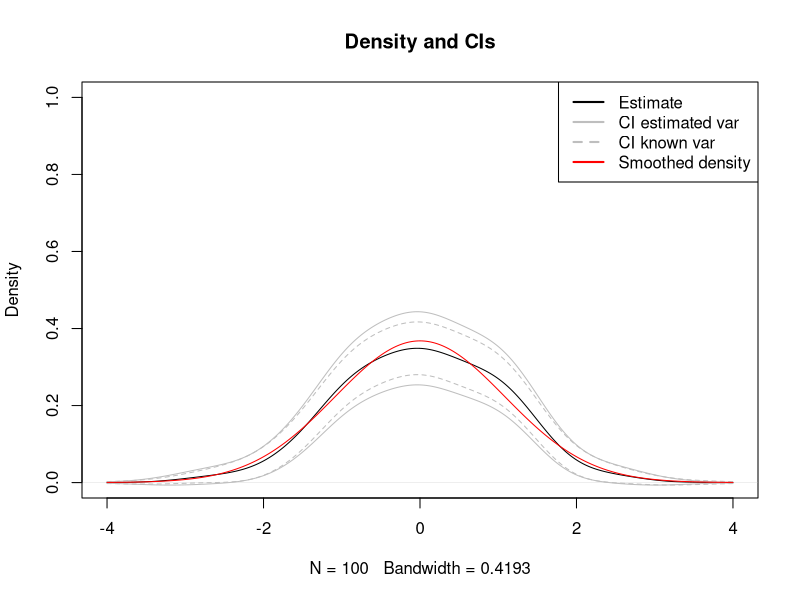
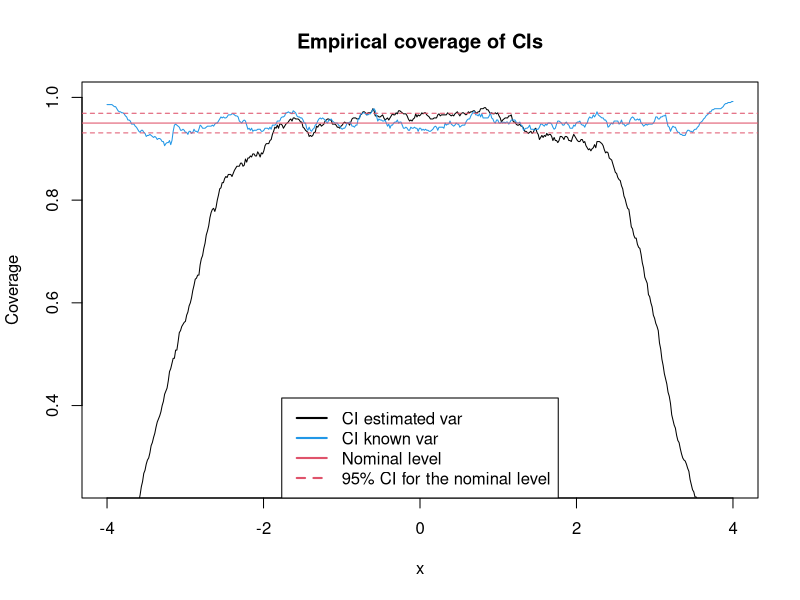
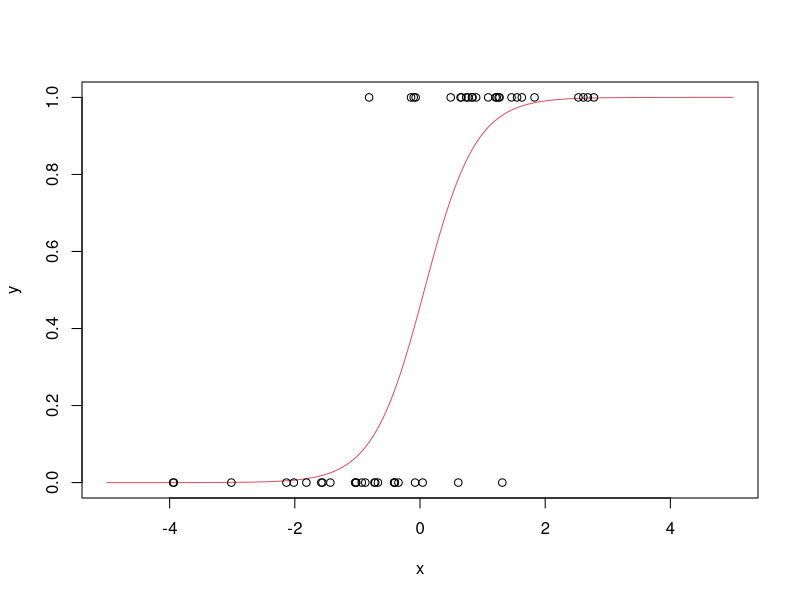

Generate these figures, in order, with R:

## ------------------------------------------------------------------------
## Name: 07-appendix.R
## Description: Script for Chapter 7 of "Notes for Nonparametric Statistics"
## Link: https://bookdown.org/egarpor/NP-UC3M/
## License: https://creativecommons.org/licenses/by-nc-nd/4.0/
## Author: Eduardo García-Portugués
## ------------------------------------------------------------------------

## ---- ci-1, fig.cap = '(ref:ci-1-title)', fig.margin = FALSE---------------------
# R(K) for a normal
Rk <- 1 / (2 * sqrt(pi))

# Generate a sample from a N(mu, sigma^2)
n <- 100
mu <- 0
sigma <- 1
set.seed(123456)
x <- rnorm(n = n, mean = mu, sd = sigma)

# Compute the kde (NR bandwidth)
kde <- density(x = x, from = -4, to = 4, n = 1024, bw = "nrd")

# Selected bandwidth
h <- kde$bw

# Estimate the variance
var_kde_hat <- kde$y * Rk / (n * h)

# True expectation and variance (because the density is a normal)
E_kde <- dnorm(x = kde$x, mean = mu, sd = sqrt(sigma^2 + h^2))
var_kde <- (dnorm(kde$x, mean = mu, sd = sqrt(h^2 / 2 + sigma^2)) /
              (2 * sqrt(pi) * h) - E_kde^2) / n

# CI with estimated variance
alpha <- 0.05
z_alpha2 <- qnorm(1 - alpha / 2)
ci_low_1 <- kde$y - z_alpha2 * sqrt(var_kde_hat)
ci_up_1 <- kde$y + z_alpha2 * sqrt(var_kde_hat)

# CI with known variance
ci_low_2 <- kde$y - z_alpha2 * sqrt(var_kde)
ci_up_2 <- kde$y + z_alpha2 * sqrt(var_kde)

# Plot estimate, CIs and expectation
plot(kde, main = "Density and CIs", ylim = c(0, 1))
lines(kde$x, ci_low_1, col = "gray")
lines(kde$x, ci_up_1, col = "gray")
lines(kde$x, ci_low_2, col = "gray", lty = 2)
lines(kde$x, ci_up_2, col = "gray", lty = 2)
lines(kde$x, E_kde, col = "red")
legend("topright", legend = c("Estimate", "CI estimated var",
                              "CI known var", "Smoothed density"),
       col = c("black", "gray", "gray", "red"), lwd = 2, lty = c(1, 1, 2, 1))

## ---- ci-2, fig.cap = '(ref:ci-2-title)', fig.margin = FALSE---------------------
# Simulation setting
n <- 200; h <- 0.15
mu <- 0; sigma <- 1 # Normal parameters
M <- 5e2 # Number of replications in the simulation
n_grid <- 512 # Number of x's for computing the kde
alpha <- 0.05; z_alpha2 <- qnorm(1 - alpha / 2) # alpha for CI

# Compute expectation and variance
kde <- density(x = 0, bw = h, from = -4, to = 4, n = n_grid) # Just for kde$x
E_kde <- dnorm(x = kde$x, mean = mu, sd = sqrt(sigma^2 + h^2))
var_kde <- (dnorm(kde$x, mean = mu, sd = sqrt(h^2 / 2 + sigma^2)) /
              (2 * sqrt(pi) * h) - E_kde^2) / n

# For storing if the mean is inside the CI
inside_ci_1 <- inside_ci_2 <- matrix(nrow = M, ncol = n_grid)

# Simulation
set.seed(12345)
for (i in 1:M) {

  # Sample & kde
  x <- rnorm(n = n, mean = mu, sd = sigma)
  kde <- density(x = x, bw = h, from = -4, to = 4, n = n_grid)
  sd_kde_hat <- sqrt(kde$y * Rk / (n * h))

  # CI with estimated variance
  ci_low_1 <- kde$y - z_alpha2 * sd_kde_hat
  ci_up_1 <- kde$y + z_alpha2 * sd_kde_hat

  # CI with known variance
  ci_low_2 <- kde$y - z_alpha2 * sqrt(var_kde)
  ci_up_2 <- kde$y + z_alpha2 * sqrt(var_kde)

  # Check if for each x the mean is inside the CI
  inside_ci_1[i, ] <- E_kde > ci_low_1 & E_kde < ci_up_1
  inside_ci_2[i, ] <- E_kde > ci_low_2 & E_kde < ci_up_2

}

# Plot results
plot(kde$x, colMeans(inside_ci_1), ylim = c(0.25, 1), type = "l",
     main = "Empirical coverage of CIs", xlab = "x", ylab = "Coverage")
lines(kde$x, colMeans(inside_ci_2), col = 4)
abline(h = 1 - alpha, col = 2)
abline(h = 1 - alpha + c(-1, 1) * qnorm(0.975) *
         sqrt(alpha * (1 - alpha) / M), col = 2, lty = 2)
legend(x = "bottom", legend = c("CI estimated var", "CI known var",
                                "Nominal level", 
                                "95% CI for the nominal level"),
       col = c(1, 4, 2, 2), lwd = 2, lty = c(1, 1, 1, 2))

## ---- manipulate-1, eval = FALSE-------------------------------------------------
## # Sample
## x <- rnorm(100)
## 
## # Simple plot of kde for varying h
## manipulate::manipulate({
## 
##   kde <- density(x = x, from = -4, to = 4, bw = h)
##   plot(kde, ylim = c(0, 1), type = "l", main = "")
##   curve(dnorm(x), from = -4, to = 4, col = 2, add = TRUE)
##   rug(x)
## 
## }, h = manipulate::slider(min = 0.01, max = 2, initial = 0.5, step = 0.01))

## ---- lm-------------------------------------------------------------------------
# Generates 50 points from a N(0, 1): predictors and error
set.seed(34567)
x1 <- rnorm(50)
x2 <- rnorm(50)
x3 <- x1 + rnorm(50, sd = 0.05) # Make variables dependent
eps <- rnorm(50)

# Responses
y_lin <- -0.5 + 0.5 * x1 + 0.5 * x2 + eps
y_qua <- -0.5 + x1^2 + 0.5 * x2 + eps
y_exp <- -0.5 + 0.5 * exp(x2) + x3 + eps

# Data
data_animation <- data.frame(x1 = x1, x2 = x2, y_lin = y_lin,
                             y_qua = y_qua, y_exp = y_exp)

# Call lm
# lm employs formula = response ~ predictor1 + predictor2 + ...
# (names according to the data frame names) for denoting the regression
# to be done
mod <- lm(y_lin ~ x1 + x2, data = data_animation)
summary(mod)

# mod is a list with a lot of information
# str(mod) # Long output

# Coefficients
mod$coefficients

# Application of formula (3.4)

# Matrix X
X <- cbind(1, x1, x2)

# Vector Y
Y <- y_lin

# Coefficients
beta <- solve(t(X) %*% X) %*% t(X) %*% Y
beta

## ---- glm-1----------------------------------------------------------------------
# Data
set.seed(34567)
x <- rnorm(50, sd = 1.5)
y1 <- -0.5 + 3 * x
y2 <- 0.5 - 2 * x
y3 <- -2 + 5 * x
y1 <- rbinom(50, size = 1, prob = 1 / (1 + exp(-y1)))
y2 <- rbinom(50, size = 1, prob = 1 / (1 + exp(-y2)))
y3 <- rbinom(50, size = 1, prob = 1 / (1 + exp(-y3)))

# Data
data_mle <- data.frame(x = x, y1 = y1, y2 = y2, y3 = y3)

## ---- glm-2----------------------------------------------------------------------
# Call glm
# glm employs formula = response ~ predictor1 + predictor2 + ...
# (names according to the data frame names) for denoting the regression
# to be done. We need to specify family = "binomial" to make a
# logistic regression
mod <- glm(y1 ~ x, family = "binomial", data = data_mle)
summary(mod)

# mod is a list with a lot of information
# str(mod) # Long output

# Coefficients
mod$coefficients

# Plot the fitted regression curve
x_grid <- seq(-5, 5, l = 200)
y_grid <- 1 / (1 + exp(-(mod$coefficients[1] + mod$coefficients[2] * x_grid)))
plot(x_grid, y_grid, type = "l", col = 2, xlab = "x", ylab = "y")
points(x, y1)

